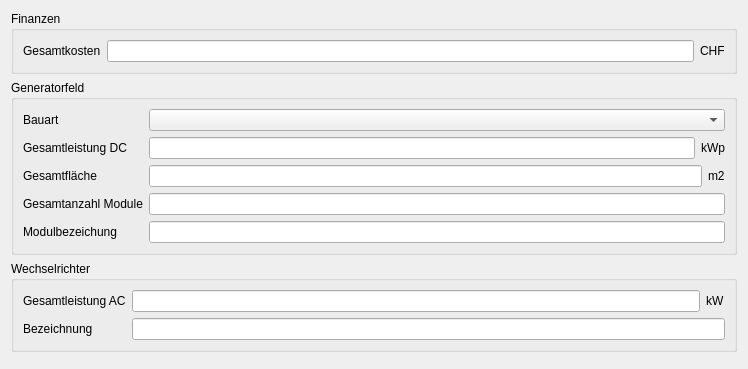
      <widget class="QWidget" name="sw_Plant">
       <property name="minimumSize">
        <size>
         <width>748</width>
         <height>0</height>
        </size>
       </property>
       <layout class="QVBoxLayout" name="verticalLayout_6">
        <item>
         <widget class="QGroupBox" name="groupBox_9">
          <property name="sizePolicy">
           <sizepolicy hsizetype="Preferred" vsizetype="Fixed">
            <horstretch>0</horstretch>
            <verstretch>0</verstretch>
           </sizepolicy>
          </property>
          <property name="title">
           <string>Finanzen</string>
          </property>
          <layout class="QFormLayout" name="formLayout_4">
           <item row="0" column="0">
            <widget class="QLabel" name="label_38">
             <property name="text">
              <string>Gesamtkosten</string>
             </property>
            </widget>
           </item>
           <item row="0" column="1">
            <layout class="QHBoxLayout" name="horizontalLayout_19">
             <item>
              <widget class="QLineEdit" name="pvp_plant_totalCost">
               <property name="text">
                <string/>
               </property>
               <property name="readOnly">
                <bool>false</bool>
               </property>
              </widget>
             </item>
             <item>
              <widget class="QLabel" name="label_39">
               <property name="text">
                <string>CHF</string>
               </property>
              </widget>
             </item>
            </layout>
           </item>
          </layout>
         </widget>
        </item>
        <item>
         <widget class="QGroupBox" name="groupBox_7">
          <property name="sizePolicy">
           <sizepolicy hsizetype="Preferred" vsizetype="Fixed">
            <horstretch>0</horstretch>
            <verstretch>0</verstretch>
           </sizepolicy>
          </property>
          <property name="title">
           <string>Generatorfeld</string>
          </property>
          <layout class="QFormLayout" name="formLayout_5">
           <item row="0" column="0">
            <widget class="QLabel" name="label_36">
             <property name="text">
              <string>Bauart</string>
             </property>
            </widget>
           </item>
           <item row="0" column="1">
            <widget class="QComboBox" name="pvp_plant_constructionType">
             <item>
              <property name="text">
               <string/>
              </property>
             </item>
             <item>
              <property name="text">
               <string>builton</string>
              </property>
             </item>
             <item>
              <property name="text">
               <string>integrated</string>
              </property>
             </item>
             <item>
              <property name="text">
               <string>facade</string>
              </property>
             </item>
            </widget>
           </item>
           <item row="1" column="0">
            <widget class="QLabel" name="label_29">
             <property name="text">
              <string>Gesamtleistung DC</string>
             </property>
            </widget>
           </item>
           <item row="1" column="1">
            <layout class="QHBoxLayout" name="horizontalLayout_17">
             <item>
              <widget class="QLineEdit" name="pvp_plant_totalPowerDc">
               <property name="text">
                <string/>
               </property>
               <property name="readOnly">
                <bool>false</bool>
               </property>
              </widget>
             </item>
             <item>
              <widget class="QLabel" name="label_32">
               <property name="text">
                <string>kWp</string>
               </property>
              </widget>
             </item>
            </layout>
           </item>
           <item row="2" column="0">
            <widget class="QLabel" name="label_30">
             <property name="text">
              <string>Gesamtfläche</string>
             </property>
            </widget>
           </item>
           <item row="2" column="1">
            <layout class="QHBoxLayout" name="horizontalLayout_18">
             <item>
              <widget class="QLineEdit" name="pvp_plant_totalArea">
               <property name="text">
                <string/>
               </property>
               <property name="readOnly">
                <bool>false</bool>
               </property>
              </widget>
             </item>
             <item>
              <widget class="QLabel" name="label_33">
               <property name="text">
                <string>m2</string>
               </property>
              </widget>
             </item>
            </layout>
           </item>
           <item row="3" column="0">
            <widget class="QLabel" name="label_31">
             <property name="text">
              <string>Gesamtanzahl Module</string>
             </property>
            </widget>
           </item>
           <item row="3" column="1">
            <widget class="QLineEdit" name="pvp_plant_totalPanelCount">
             <property name="text">
              <string/>
             </property>
             <property name="readOnly">
              <bool>false</bool>
             </property>
            </widget>
           </item>
           <item row="4" column="0">
            <widget class="QLabel" name="label_62">
             <property name="text">
              <string>Modulbezeichung</string>
             </property>
            </widget>
           </item>
           <item row="4" column="1">
            <widget class="QLineEdit" name="pvp_plant_panelDesc">
             <property name="text">
              <string/>
             </property>
             <property name="readOnly">
              <bool>false</bool>
             </property>
            </widget>
           </item>
          </layout>
         </widget>
        </item>
        <item>
         <widget class="QGroupBox" name="groupBox_8">
          <property name="sizePolicy">
           <sizepolicy hsizetype="Preferred" vsizetype="Fixed">
            <horstretch>0</horstretch>
            <verstretch>0</verstretch>
           </sizepolicy>
          </property>
          <property name="title">
           <string>Wechselrichter</string>
          </property>
          <layout class="QFormLayout" name="formLayout_6">
           <item row="0" column="0">
            <widget class="QLabel" name="label_34">
             <property name="text">
              <string>Gesamtleistung AC</string>
             </property>
            </widget>
           </item>
           <item row="0" column="1">
            <layout class="QHBoxLayout" name="horizontalLayout_16">
             <item>
              <widget class="QLineEdit" name="pvp_plant_totalPowerAc">
               <property name="text">
                <string/>
               </property>
               <property name="readOnly">
                <bool>false</bool>
               </property>
              </widget>
             </item>
             <item>
              <widget class="QLabel" name="label_37">
               <property name="text">
                <string>kW</string>
               </property>
              </widget>
             </item>
            </layout>
           </item>
           <item row="1" column="0">
            <widget class="QLabel" name="label_63">
             <property name="text">
              <string>Bezeichnung</string>
             </property>
            </widget>
           </item>
           <item row="1" column="1">
            <widget class="QLineEdit" name="pvp_plant_inverterDesc">
             <property name="text">
              <string/>
             </property>
             <property name="readOnly">
              <bool>false</bool>
             </property>
            </widget>
           </item>
          </layout>
         </widget>
        </item>
        <item>
         <widget class="QFrame" name="frame_7">
          <property name="frameShape">
           <enum>QFrame::NoFrame</enum>
          </property>
          <property name="frameShadow">
           <enum>QFrame::Raised</enum>
          </property>
         </widget>
        </item>
       </layout>
      </widget>
